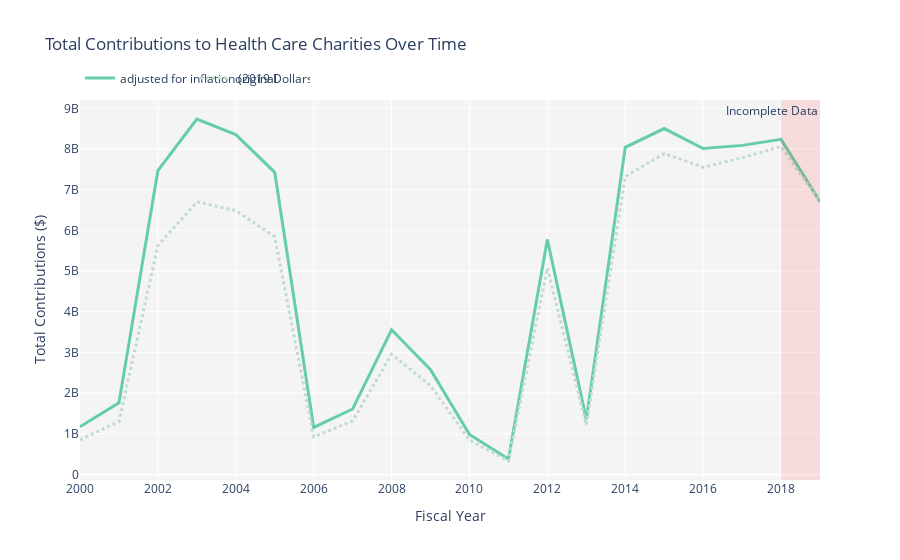
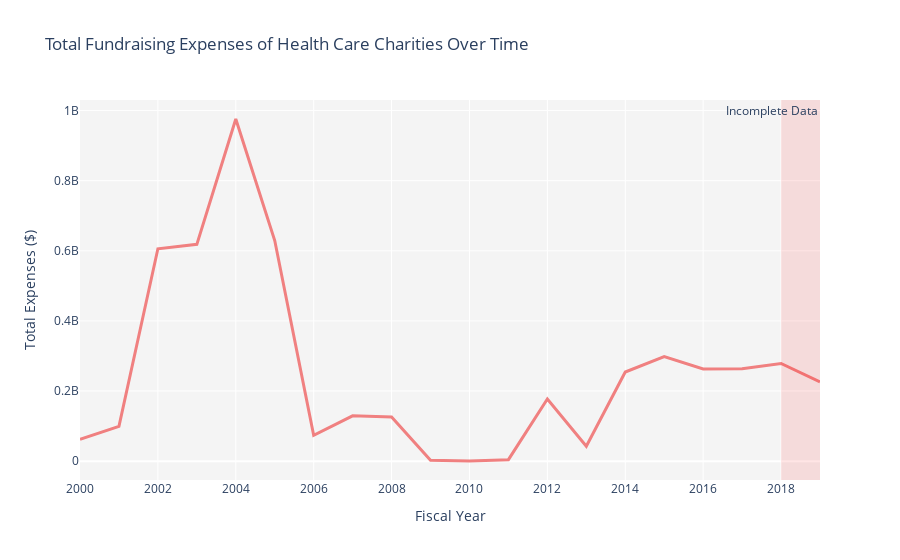

Here is the notebook cell these charts were saved with, in order:
### Code cell
# contributions plot
fig = go.Figure()

line1 = go.Scatter(x=total_conts_adj['FISYR'], y=total_conts_adj[CONT_COL], name='adjusted for inflation ('
                   + str(int(max(total_conts['FISYR'].tolist()))) + ' Dollars)', yaxis='y1',
                   line = dict(color = ('mediumaquamarine'), width = 3))
line2 = go.Scatter(x=total_conts['FISYR'], y=total_conts[CONT_COL], name='original', yaxis='y1',
                   line = dict(color = ('rgba(193, 220, 207, 1)'), width = 3, dash='dot'))

fig.add_trace(line1)
fig.add_trace(line2)

fig.add_vrect(x0=max(total_conts['FISYR'].tolist()) - 1, x1=max(total_conts['FISYR'].tolist()), 
              annotation= dict(text="Incomplete Data"),
              fillcolor="red", opacity=0.1, line_width=0, name="incomplete data")

fig.update_layout(
    title='Total Contributions to Health Care Charities Over Time',
    xaxis_title='Fiscal Year',
    yaxis_title='Total Contributions ($)',
    plot_bgcolor='rgba(200, 200, 200, 0.2)',
    legend=dict(
        orientation="h",
        entrywidth=70,
        yanchor="bottom",
        y=1.02,
        xanchor="left",
        x=0)
    ) 
fig.show()

# expenses plot
fig = go.Figure()
fig.add_trace(go.Scatter(x=fund_exp['FISYR'], y=fund_exp['SOLICIT'], name='fundraising expenses',
                   line = dict(color = ('lightcoral'), width = 3)))

fig.add_vrect(x0=max(total_conts['FISYR'].tolist()) - 1, x1=max(total_conts['FISYR'].tolist()), 
              annotation= dict(text="Incomplete Data"),
              fillcolor="red", opacity=0.1, line_width=0, name="incomplete data")

fig.update_layout(
    title='Total Fundraising Expenses of Health Care Charities Over Time',
    xaxis_title='Fiscal Year',
    yaxis_title='Total Expenses ($)',
    plot_bgcolor='rgba(200, 200, 200, 0.2)',
    legend=dict(
        orientation="h",
        entrywidth=70,
        yanchor="bottom",
        y=1.02,
        xanchor="left",
        x=0)
    ) 
fig.show()

### Figure 1 — Plotly figure (JSON) as saved in the notebook; plotly's stock layout.template omitted (floating-point values rounded to 4 significant figures)
{"data": [{"line": {"color": "mediumaquamarine", "width": 3}, "name": "adjusted for inflation (2019 Dollars)", "type": "scatter", "x": [2000, 2001, 2002, 2003, 2004, 2005, 2006, 2007, 2008, 2009, 2010, 2011, 2012, 2013, 2014, 2015, 2016, 2017, 2018, 2019], "y": [1171000000.0, 1758000000.0, 7470000000.0, 8737000000.0, 8353000000.0, 7426000000.0, 1154000000.0, 1608000000.0, 3554000000.0, 2575000000.0, 979900000.0, 379600000.0, 5775000000.0, 1352000000.0, 8041000000.0, 8502000000.0, 8010000000.0, 8088000000.0, 8237000000.0, 6705395538], "yaxis": "y"}, {"line": {"color": "rgba(193, 220, 207, 1)", "dash": "dot", "width": 3}, "name": "original", "type": "scatter", "x": [2000, 2001, 2002, 2003, 2004, 2005, 2006, 2007, 2008, 2009, 2010, 2011, 2012, 2013, 2014, 2015, 2016, 2017, 2018, 2019], "y": [849849185, 1298206677, 5620710287, 6700126913, 6484903638, 5842907400, 924130156, 1312487854, 2954499365, 2182312683, 843265771, 329186251, 5074644218, 1212245367, 7323134310, 7886987593, 7549358227, 7784876695, 8059342180, 6705395538], "yaxis": "y"}], "layout": {"annotations": [{"showarrow": false, "text": "Incomplete Data", "x": 2019, "xanchor": "right", "xref": "x", "y": 1, "yanchor": "top", "yref": "y domain"}], "autosize": true, "legend": {"entrywidth": 70, "orientation": "h", "x": 0, "xanchor": "left", "y": 1.02, "yanchor": "bottom"}, "plot_bgcolor": "rgba(200, 200, 200, 0.2)", "shapes": [{"fillcolor": "red", "line": {"width": 0}, "name": "incomplete data", "opacity": 0.1, "type": "rect", "x0": 2018, "x1": 2019, "xref": "x", "y0": 0, "y1": 1, "yref": "y domain"}], "title": {"text": "Total Contributions to Health Care Charities Over Time"}, "xaxis": {"autorange": true, "range": [2000, 2019], "title": {"text": "Fiscal Year"}, "type": "linear"}, "yaxis": {"autorange": true, "range": [-137900000.0, 9204000000.0], "title": {"text": "Total Contributions ($)"}, "type": "linear"}}}

### Figure 2 — Plotly figure (JSON) as saved in the notebook; plotly's stock layout.template omitted (floating-point values rounded to 4 significant figures)
{"data": [{"line": {"color": "lightcoral", "width": 3}, "name": "fundraising expenses", "type": "scatter", "x": [2000, 2001, 2002, 2003, 2004, 2005, 2006, 2007, 2008, 2009, 2010, 2011, 2012, 2013, 2014, 2015, 2016, 2017, 2018, 2019], "y": [62422871, 99046788, 605876371, 618413847, 975985460, 629393110, 73535377, 129263745, 126308070, 2303156, 447310, 4222854, 177372848, 42377885, 254292397, 298412035, 262848096, 263942288, 278627107, 226285729]}], "layout": {"annotations": [{"showarrow": false, "text": "Incomplete Data", "x": 2019, "xanchor": "right", "xref": "x", "y": 1, "yanchor": "top", "yref": "y domain"}], "autosize": true, "legend": {"entrywidth": 70, "orientation": "h", "x": 0, "xanchor": "left", "y": 1.02, "yanchor": "bottom"}, "plot_bgcolor": "rgba(200, 200, 200, 0.2)", "shapes": [{"fillcolor": "red", "line": {"width": 0}, "name": "incomplete data", "opacity": 0.1, "type": "rect", "x0": 2018, "x1": 2019, "xref": "x", "y0": 0, "y1": 1, "yref": "y domain"}], "title": {"text": "Total Fundraising Expenses of Health Care Charities Over Time"}, "xaxis": {"autorange": true, "range": [2000, 2019], "title": {"text": "Fiscal Year"}, "type": "linear"}, "yaxis": {"autorange": true, "range": [-53750000.0, 1030000000.0], "title": {"text": "Total Expenses ($)"}, "type": "linear"}}}
